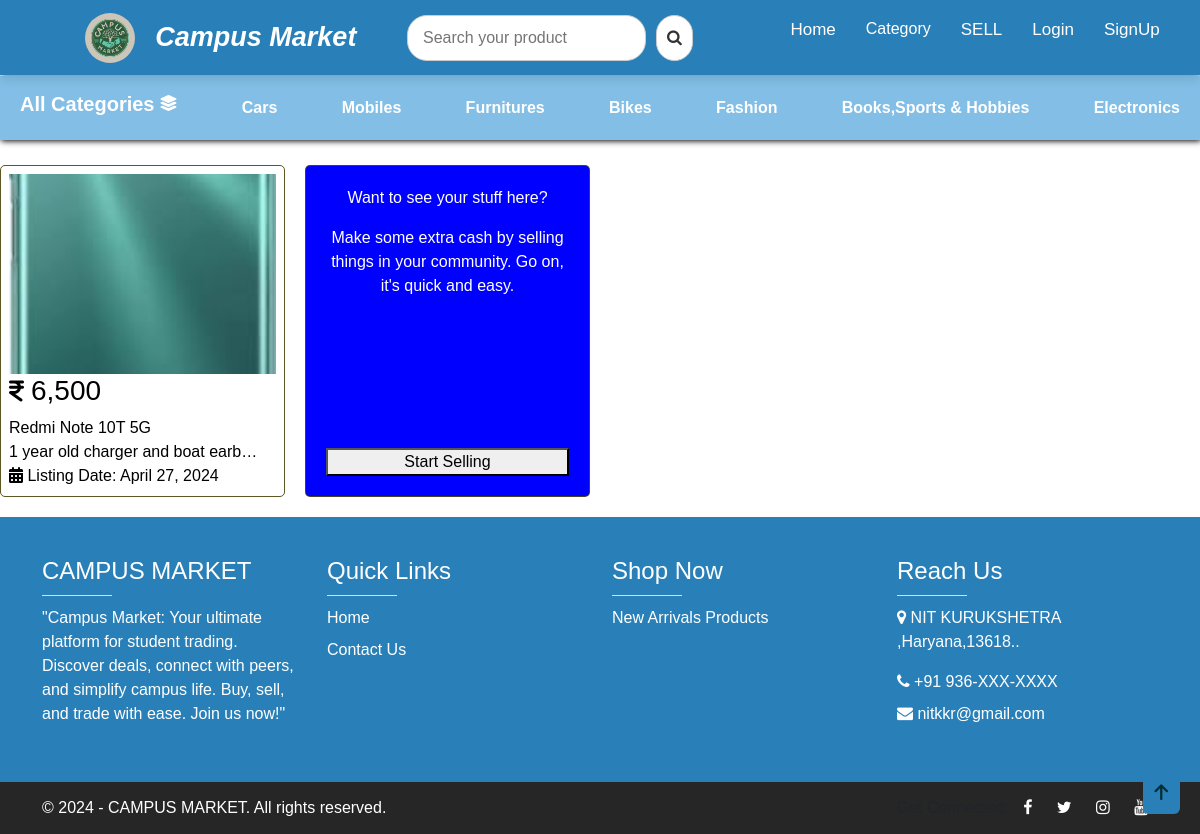
Page /category/2 on the committed database.
### Olxapp/models.py (models this page shows, shortened)
class Category(models.Model):
	name = models.CharField(max_length=100)

class Olx(models.Model):
    user = models.ForeignKey(User,on_delete = models.SET_NULL,null = True,blank = True)
    category = models.ForeignKey(Category, on_delete=models.CASCADE, default=1)
    title = models.CharField(max_length = 50)
    Description = models.TextField()
    SET_A_PRICE = models.CharField(max_length =50)
    Upload_image = models.ImageField(upload_to="image/",max_length=250,null=True,default=None)
    list_date = models.DateField(auto_now_add=True)
    Approved = models.BooleanField('Approved',default=False)

### pythonProject/views.py (the view)
# urls.py: path("category/<id>",views.category,name="category"),
def category(request,id):
   cats = Category.objects.all()
   catid =Category.objects.get(id=id)
   save = Olx.objects.filter( category= catid)
   if  request.GET.get('serch') :
       item = request.GET.get('serch')
       if item!=None:
        save = Olx.objects.filter(title__icontains = item)
        print(save)
   data = {
           'store':save,
            'cats':cats,
            'catid':catid
        }
   return render(request,"category.html",data)

### templates/category.html
{% extends "base.html" %}
{% block content %}
<div class="button">
    <a href="/"><i class="fas fa-arrow-up"></i></a>
  </div>
  <div class="content_sell">
    {% for content in store %}
    {% if content.Approved %}
    <div class="item_sell">
      <a href="/item/{{content.id}}">
        <div class="item_contain">
          <div class="item_img">
            <img src="/media/{{content.Upload_image}}" class="sell_image" alt="">
          </div>
          <span class="item_price">
             <i class="fa-solid fa-indian-rupee-sign"></i>
             <h3>{{content.SET_A_PRICE}}</h3>
          </span>
          <div class="extra">{{content.title}}</div>
          <div class="item_desc">
            {{content.Description}}
          </div>
          <div>
            <i class="fas fa-calendar"></i> Listing Date:
            <span class="float-right ">{{content.list_date}}</span>
          </div>
        </div>
      </a>
    </div>
    {% endif %}
    {% empty %}
    No Data Found
    {% endfor %}
    <div class="ads">
      <div>
        <p>Want to see your stuff here?</p>
        <p>Make some extra cash by selling things in your community. Go on, it's quick and easy.</p>
      </div>
      <button><a href="/recipee/">Start Selling</a></button>
    </div>
  </div>
{% endblock  %}

### templates/header.html (shortened to what this page needs)
<!DOCTYPE html>
<html lang="en" >
<head>
  <link rel="stylesheet" href="https://cdnjs.cloudflare.com/ajax/libs/font-awesome/6.5.1/css/all.min.css">
  <link href="https://stackpath.bootstrapcdn.com/font-awesome/4.7.0/css/font-awesome.min.css" rel="stylesheet">
  <link href="https://cdn.jsdelivr.net/npm/bootstrap@5.2.0-beta1/dist/css/bootstrap.min.css" rel="stylesheet">
</head>
<body>
 <div class="nav-conatiner">
  <nav>
    <div class="navbar">
      <div class="logo">
        <a href="/"><img src="/media/logo.jpg" width="50px" height="50px" alt="" style="border-radius: 50%;"></a>
        <div class="logo_write">
          <a href="/">
            <span class="nit">Campus</span>
            <span class="market">Market</span>
          </a>
        </div>
      </div>
      <form>
        <div class="search-form">
          <input type="search" placeholder="Search your product" class="search-input" name="serch" />
          <button class="search-button" type="submit" >
            <i class="fa fa-search"></i>
          </button>
        </div>
      </form>
      <div class="menu_contain">
        <ul class="menu">
          {% if request.user.is_superuser %}
          <li><a href="/requests/">Requests</a></li>
          {% else %}
          <li><a href="/">Home</a></li>
          {% endif %}
          <li><div class="dropdown">
            <button class="dropbtn" >Category</button>
          </div></li>
          <li><a href="/sell/" href="SELL">SELL</a></li>
          {% if request.user.is_authenticated %}
          <li><a href="/profile/">
            {% if user.profile.profile_image %}
            <img src="{{user.profile.profile_image.url}}"  style="border-radius: 50%; width:30px; height: 30px;">
            {% else %}
            <img src="{{user.profile.default.url}}" class="rounded float-right" height="30px" width="30px" style="border-radius : 50% ;" >
            {% endif %}
          </a>
        </li>
          <li><a href="/log_out/">Log Out</a></li>
         {% comment %} <li><a href="/ log_out/">Log Out</a></li> {% endcomment %}
          {% else %}
          <li><a href="/login/">Login</a></li>
          <li><a href="/signup/">SignUp</a></li>
          {% endif %}
        </ul>
      </div>
    </div>
  </nav>
  <div class="hero">
    <div class="catog">
      <h5><a href="/">All Categories</a></h5>
     <a href="/"> <i class="fa-solid fa-layer-group"></i></a>
    </div>
    {% for i in cats  %}
    <a href="/category/{{i.id}}">{{i.name}}</a>
    {% endfor %}
    </div>
    </div>

### templates/header.html (style rules this page uses)
* { margin: 0; padding: 0; box-sizing: border-box; font-family: 'Poppins', sans-serif; }
body { width: 100%; box-sizing: border-box; }
nav { position: fixed; left: 0; top: 0; width: 100%; height: 75px; background: #2980b9; box-shadow: 0 5px 10px rgba(0, 0, 0, 0.1); }
nav .navbar { display: flex; align-items: center; justify-content: space-around; height: 100%; max-width: 100%; background: #2980b9; margin-left: 40px; }
nav .navbar .logo a { color: #fff; font-size: 27px; font-weight: 600; text-decoration: none; margin-left: 20px; }
.menu_contain { display: flex; box-sizing: border-box; }
nav .navbar .menu { display: flex; }
.navbar .menu li { list-style: none; margin: 0 15px; }
.navbar .menu li a { color: #fff; font-size: 17px; font-weight: 500; text-decoration: none; }
.button a { position: fixed; bottom: 20px; right: 20px; color: #002f34; background: #2980b9; padding: 7px 12px; font-size: 18px; border-radius: 6px; box-shadow: rgba(0, 0, 0, 0.15); }
.search-form { display: flex; align-items: center; }
.search-input { border: 1px solid #ccc; border-radius: 20px; padding: 10px 15px; margin-right: 10px; }
.search-button { background-color: #fff; border: 1px solid #ccc; border-radius: 20px; padding: 10px; cursor: pointer; }
.search-button i { color: #333; }
.content_sell { width: 100%; max-width: 1200px; margin: 5px auto 20px auto; display: grid; grid-template-columns: repeat(4, minmax(280px, 1fr)); gap: 20px; padding-top: 20px; }
.item_sell { padding: 5px; height: auto; border: 1px solid rgba(77, 72, 15, 0.914); border-radius: 5px; padding: 8px; }
.item_sell a { color: black; }
.item_img { width: 100%; object-fit: contain; }
.item_img img { width: 100%; height: 200px; object-fit: cover; }
.item_price { display: flex; gap: 2px; align-items: center; }
.item_desc { white-space: nowrap; overflow: hidden; text-overflow: ellipsis; width: 96%; }
a { text-decoration: none; color: black; }
.ads { height: auto; border: 1px solid rgba(77, 72, 15, 0.914); background-color: blue; border-radius: 5px; padding: 20px; color: white; display: flex; flex-direction: column; justify-content: space-between; text-align: center; }
.item_price { display: flex; align-items: center; }
.item_price i { font-size: 24px; margin-right: 5px; margin-bottom: 7px; }
.hero { width: 100%; margin-top: 76px; height: 4rem; box-shadow: 1px 1px 6px black; display:flex; justify-content: space-between; padding: 0 20px; background-color: #82bee6; align-items: center; color: white; }
.catog { display: flex; gap : 5px; }
.hero a { color: white; font-weight: bold; }
.dropbtn { background-color:#2980b9; color: white; font-weight: 500; font-size: 16px; border: none; }
.dropdown { position: relative; display: inline-block; }
.logo { display: flex; align-items: center; }
.nit { font-style: italic; font-weight: bold; }
.market { font-style: italic; }

### rows in the picture
Category: name "Cars"
Category: name "Mobiles"
Category: name "Furnitures"
Category: name "Bikes"
Category: name "Fashion"
Category: name "Books,Sports & Hobbies"
Category: name "Electronics"
Olx: Upload_image (picture), SET_A_PRICE "6,500", title "Redmi Note 10T 5G", Description "1 year old charger and boat earb…", list_date "April 27, 2024"
